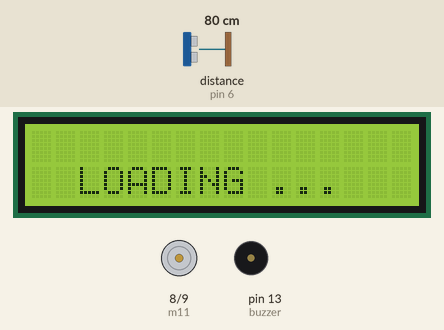
This sketch was run on a simulated Arduino Uno, built with avr-gcc and run on an emulated ATmega328P. Shown: 16×2 character LCD, motor-driver pin pairs drawn as motors (green arrow = first pin HIGH = forward, orange = second pin HIGH = backward, longer = more drive), buzzer (waves = sounding, pin HIGH). Wiring (inferred from the names in the program): ultrasonic range finder: trigger pin 7; echo pin 6. Inputs (shaded band) come from the test bench; at power-on: distance to the obstacle (sensor on pin 6) 80 cm. The echo pulse lasts 58.3 µs per cm; pins used as bus, display or sensor lines are not drawn; what the sketch prints to the serial monitor is not drawn.

Above: at 2.1 s.
At 4.2 s:
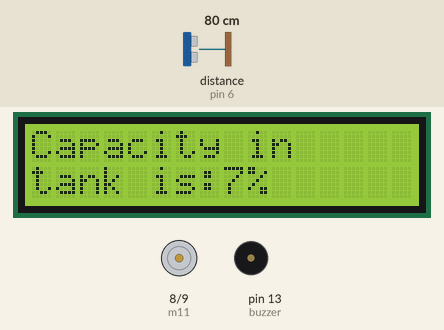
4.3 s: distance to the obstacle (sensor on pin 6) set to 2 cm
At 10.0 s:
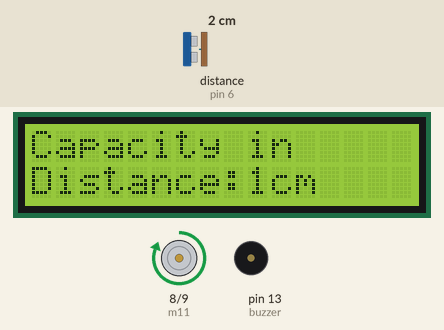
13.3 s: distance to the obstacle (sensor on pin 6) set to 4 cm
At 17.9 s:
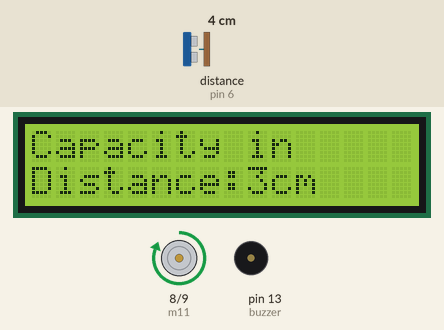
20.6 s: distance to the obstacle (sensor on pin 6) set to 9 cm
At 25.8 s:
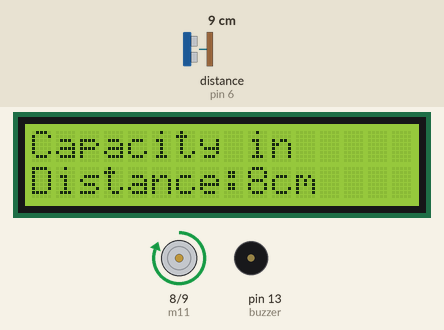
Timing chart, 0 to 27.3 s (numbered marks = the images above; inputs shaded):
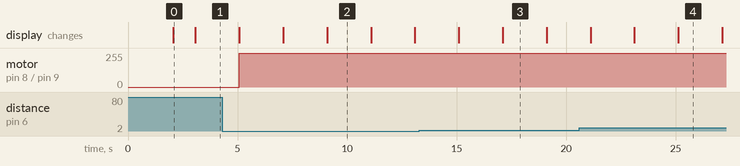

The sketch:

smart_water_level.ino
```cpp
//#include <Wire.h>
//#include <LiquidCrystal_I2C.h>

#include <LiquidCrystal.h>


LiquidCrystal lcd(12, 11, 5, 4, 3, 2);


const int trigger = 7;
const int echo = 6;
const int buzzer = 13;
//const int ledPin = 13;

#define m11 8
#define m12 9
#define usonic 0.034

int percentage;

long duration, distance;

// Set the LCD address to 0x27 for a 16 chars and 2 line display
//LiquidCrystal_I2C lcd(0x27, 16, 2);


void setup()
{

  //lcd.begin();
  lcd.begin(16, 2);
  Serial.begin(9600);

  pinMode(m11, OUTPUT);
  pinMode(m12, OUTPUT);

  pinMode(trigger, OUTPUT);
  pinMode(echo, INPUT);
  pinMode(buzzer, OUTPUT);

  // Turn on the blacklight and print a message.
  //  lcd.backlight();
  lcd.print("ST-Water Level");
  lcd.setCursor(0, 1);
  lcd.print("   By lesotlhok");
  delay(2000);
  lcd.clear();
  lcd.setCursor(0, 1);
  lcd.print("  LOADING ... ");
  delay(1000);

}

void loop()
{
  //digitalWrite(buzzer, LOW);

  // LEVEL SENSOR

  digitalWrite(trigger, LOW);
  delayMicroseconds(2);

  digitalWrite(trigger, HIGH);
  delayMicroseconds(11);
  digitalWrite(trigger, LOW);

  duration = pulseIn(echo, HIGH);

  distance = duration * usonic / 2;
  percentage = map(distance, 0, 1023, 0,100);

  if (percentage < 0) {

    percentage = 0;

  } else if ( percentage > 100) {
    percentage = 100;
  }

  if (percentage >= 90) {

    lcd.clear();
    lcd.print("Capacity in");
    lcd.setCursor(0, 1);
    lcd.print("tank is:");
    lcd.print(percentage);
    lcd.print("%");
    delay(2000);
    lcd.setCursor(0, 1);
    lcd.print("Distance:");
    lcd.print(distance);
    lcd.print("cm");
    delay(1000);

    digitalWrite(buzzer, LOW);
    digitalWrite(m11, LOW);         // pump stoped
    digitalWrite(m12, LOW);
    delay(1000);
  }
  else if (percentage >= 30 || 90 )
  {
    lcd.clear();
    lcd.print("Capacity in");
    lcd.setCursor(0, 1);
    lcd.print("tank is:");
    lcd.print(percentage);
    lcd.print("%");
    delay(2000);
    lcd.setCursor(0, 1);
    lcd.print("Distance:");
    lcd.print(distance);
    lcd.print("cm");
    digitalWrite(m11, HIGH);
    digitalWrite(m12, LOW);
    delay(1000);
  }

  else if ( percentage <= 30)
  {


    lcd.clear();
    lcd.print("Capacity in");
    lcd.setCursor(0, 1);
    lcd.print("tank is:");
    lcd.print(percentage);
    lcd.print("%");
    delay(2000);
    lcd.setCursor(0, 1);
    lcd.print("Distance:");
    lcd.print(distance);
    lcd.print("cm");

    digitalWrite(buzzer, HIGH);
    digitalWrite(m11, HIGH);
    digitalWrite(m12, LOW);

    delay(1000);

  }
  Serial.print(distance);
  Serial.print("cm");
  Serial.println();

  delay(1000);
}
```

Measured:
- after the input at 13.3 s, the display: first differs from a run without the input after 3.8 s (image 3)
- after the input at 20.6 s, the display: first differs from a run without the input after 4.5 s (image 4)
- what the display in image 0 shows lasts 1.0 s, from 2.1 s to 3.1 s
- what the display in image 2 shows lasts 2.0 s, from 9.1 s to 11.1 s
